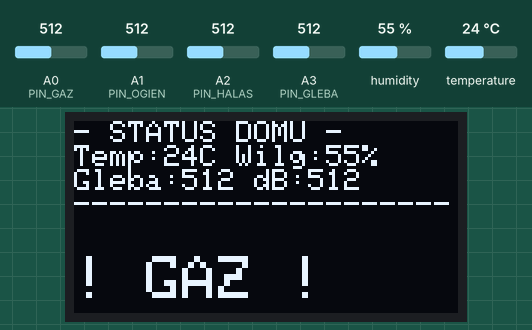
Recording of a sketch running on a simulated Arduino Uno, built with avr-gcc and run on an emulated ATmega328P. Parts: 128×64 one-colour display. The test bench sets the inputs (shaded band); at power-on: A0 (PIN_GAZ) = 512, A1 (PIN_OGIEN) = 512, humidity 55 %, A2 (PIN_HALAS) = 512, A3 (PIN_GLEBA) = 512, temperature 24 °C.

Above: at 3.2 s.
3.3 s: A0 (PIN_GAZ) set to 414
6.0 s: A0 (PIN_GAZ) set to 387
At 7.0 s:
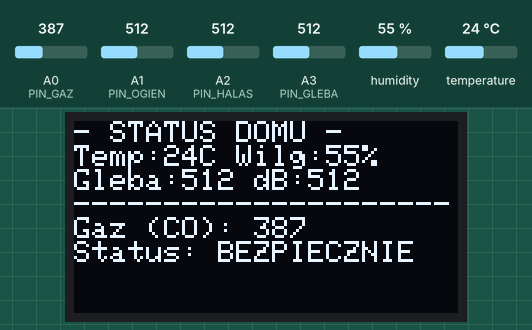
8.7 s: A1 (PIN_OGIEN) set to 212
11.5 s: A1 (PIN_OGIEN) set to 183
At 13.5 s:
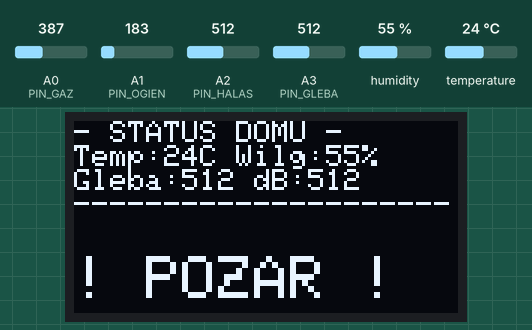
14.2 s: humidity set to 22 %
At 14.8 s:
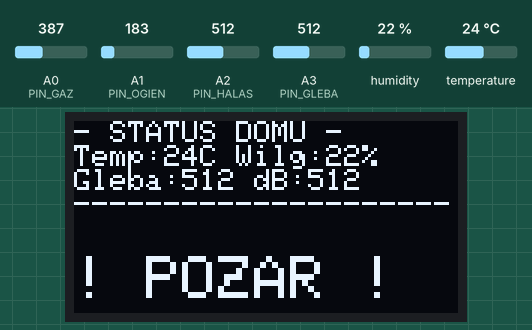
16.9 s: A2 (PIN_HALAS) set to 390
At 19.7 s:
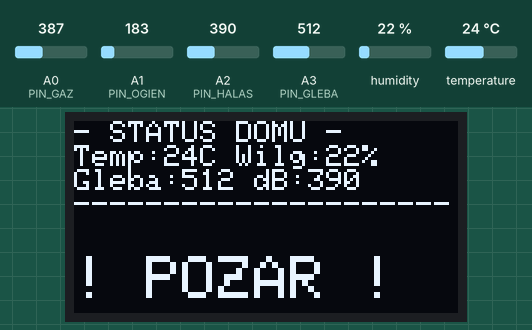
Timing chart, 0 to 21.0 s (numbered marks = the images above; inputs shaded):
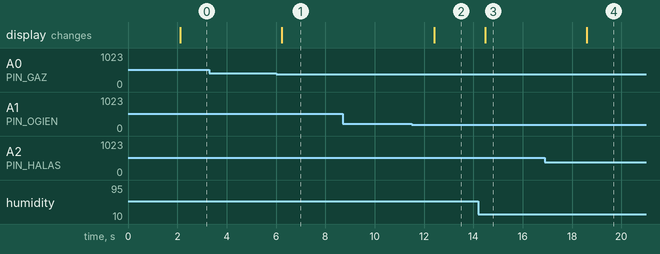

Measured:
- the behaviour switches between 401 and 400 on A0 (PIN_GAZ) (found by bisection; images 0 and 1)
- the behaviour switches between 200 and 199 on A1 (PIN_OGIEN) (found by bisection; images 1 and 2)
- after the input at 3.3 s, every drawn part: stays the same
- after the input at 6.0 s, the display: changes after 0.24 s (image 1)
- after the input at 8.7 s, every drawn part: stays the same
- after the input at 11.5 s, the display: changes after 0.92 s (image 2)
- after the input at 14.2 s, the display: changes after 0.28 s (image 3)
- after the input at 16.9 s, the display: changes after 1.7 s (image 4)

The sketch:

Setup1.ino
```cpp
#include <Wire.h>
#include <Adafruit_GFX.h>
#include <Adafruit_SSD1306.h>
#include "DHT.h"

// --- KONFIGURACJA EKRANU OLED ---
#define SCREEN_WIDTH 128
#define SCREEN_HEIGHT 64
#define OLED_RESET    -1
Adafruit_SSD1306 display(SCREEN_WIDTH, SCREEN_HEIGHT, &Wire, OLED_RESET);

// --- PINY CZUJNIKÓW ---
#define DHTPIN 2       // DHT11
#define DHTTYPE DHT11

// Piny analogowe
#define PIN_GAZ    A0  // MQ-9
#define PIN_OGIEN  A1  // Czujnik płomienia
#define PIN_HALAS  A2  // Mikrofon
#define PIN_GLEBA  A3  // Sygnał z gleby

DHT dht(DHTPIN, DHTTYPE);

void setup() {
  Serial.begin(9600);

  dht.begin();

  // Start Ekranu (Adres 0x3C lub 0x3D)
  if(!display.begin(SSD1306_SWITCHCAPVCC, 0x3C)) {
    Serial.println(F("Błąd ekranu OLED!"));
    for(;;); // Zatrzymaj program
  }

  display.clearDisplay();
  display.setTextSize(1);
  display.setTextColor(SSD1306_WHITE);
  display.setCursor(0,0);
  display.println(F("System start..."));
  display.display();
  delay(2000);
}

void loop() {
  // --- 1. ODCZYTY ---

  // DHT11
  float t = dht.readTemperature();
  float h = dht.readHumidity();

  // Czujniki analogowe
  int gleba = analogRead(PIN_GLEBA);
  int gaz = analogRead(PIN_GAZ);
  int ogien = analogRead(PIN_OGIEN);
  int halas = analogRead(PIN_HALAS);

  // --- 2. WYŚWIETLANIE NA EKRANIE ---
  display.clearDisplay();
  display.setCursor(0,0);

  // Nagłówek
  display.println(F("- STATUS DOMU -"));

  // Linia 1: Klimat
  display.print(F("Temp:")); display.print(t, 0); display.print(F("C "));
  display.print(F("Wilg:")); display.print(h, 0); display.println(F("%"));

  // Linia 2: Gleba i Hałas
  display.print(F("Gleba:")); display.print(gleba);
  display.print(F(" dB:")); display.println(halas);

  // Linia 3: Separator
  display.println(F("---------------------"));

  // Linia 4: STATUS ALARMOWY
  // Tutaj ekran wyświetli ostrzeżenie, jeśli coś jest nie tak

  if (ogien < 200) {
    // Alarm Pożarowy (priorytet)
    display.setTextSize(2); // Powiększ tekst
    display.setCursor(0, 45);
    display.print(F("! POZAR !"));
    display.setTextSize(1); // Wróć do małego
  }
  else if (gaz > 400) {
    // Alarm Gazowy
    display.setTextSize(2); // Powiększ tekst
    display.setCursor(0, 45);
    display.print(F("! GAZ !"));
    display.setTextSize(1); // Wróć do małego
  }
  else {
    // Stan normalny - wyświetlamy poziom gazu liczbowo
    display.print(F("Gaz (CO): "));
    display.println(gaz);
    display.println(F("Status: BEZPIECZNIE"));
  }

  display.display();

  // Odświeżanie co 2 sekundy
  delay(2000);
}
```
